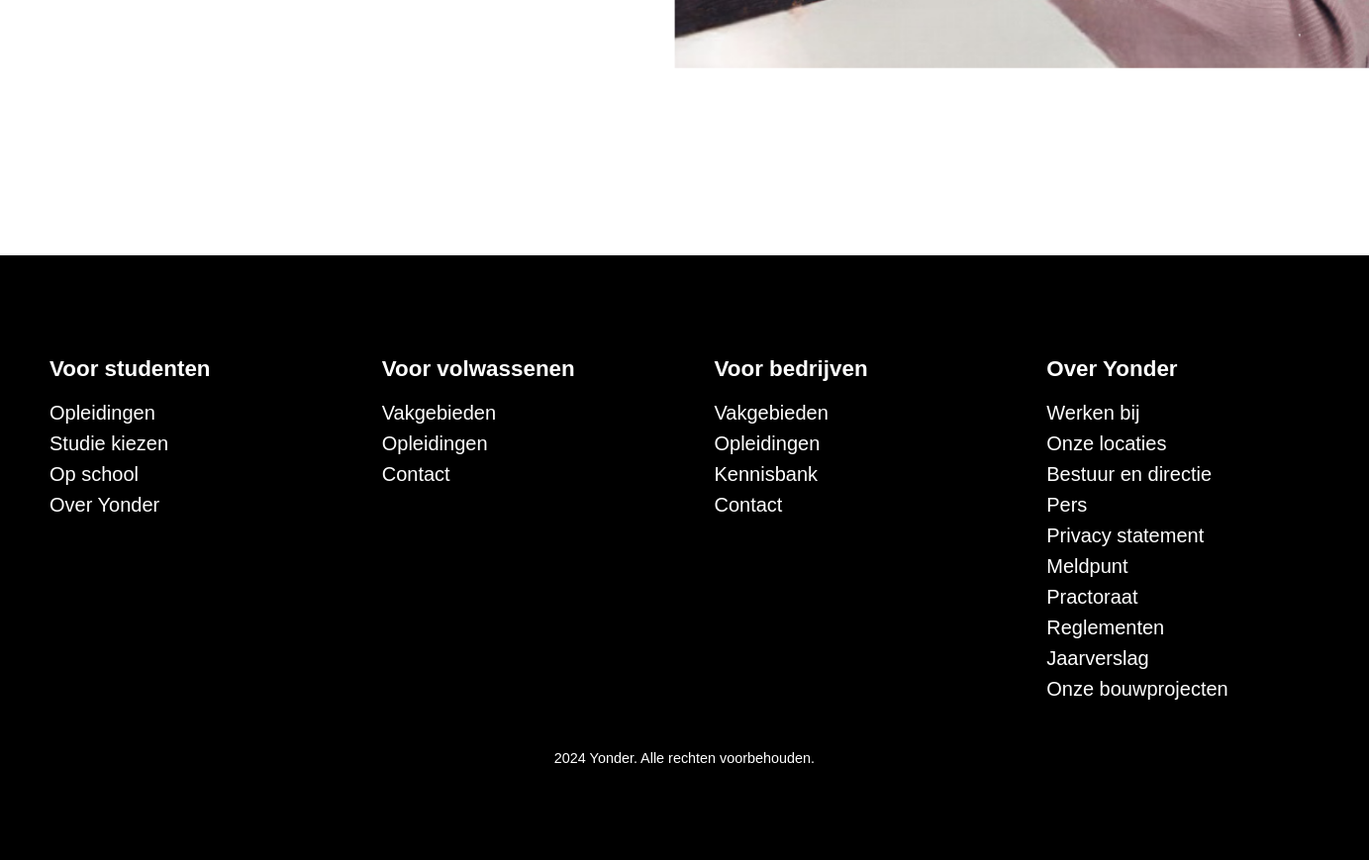
Before: / (lower part) with the older database file.
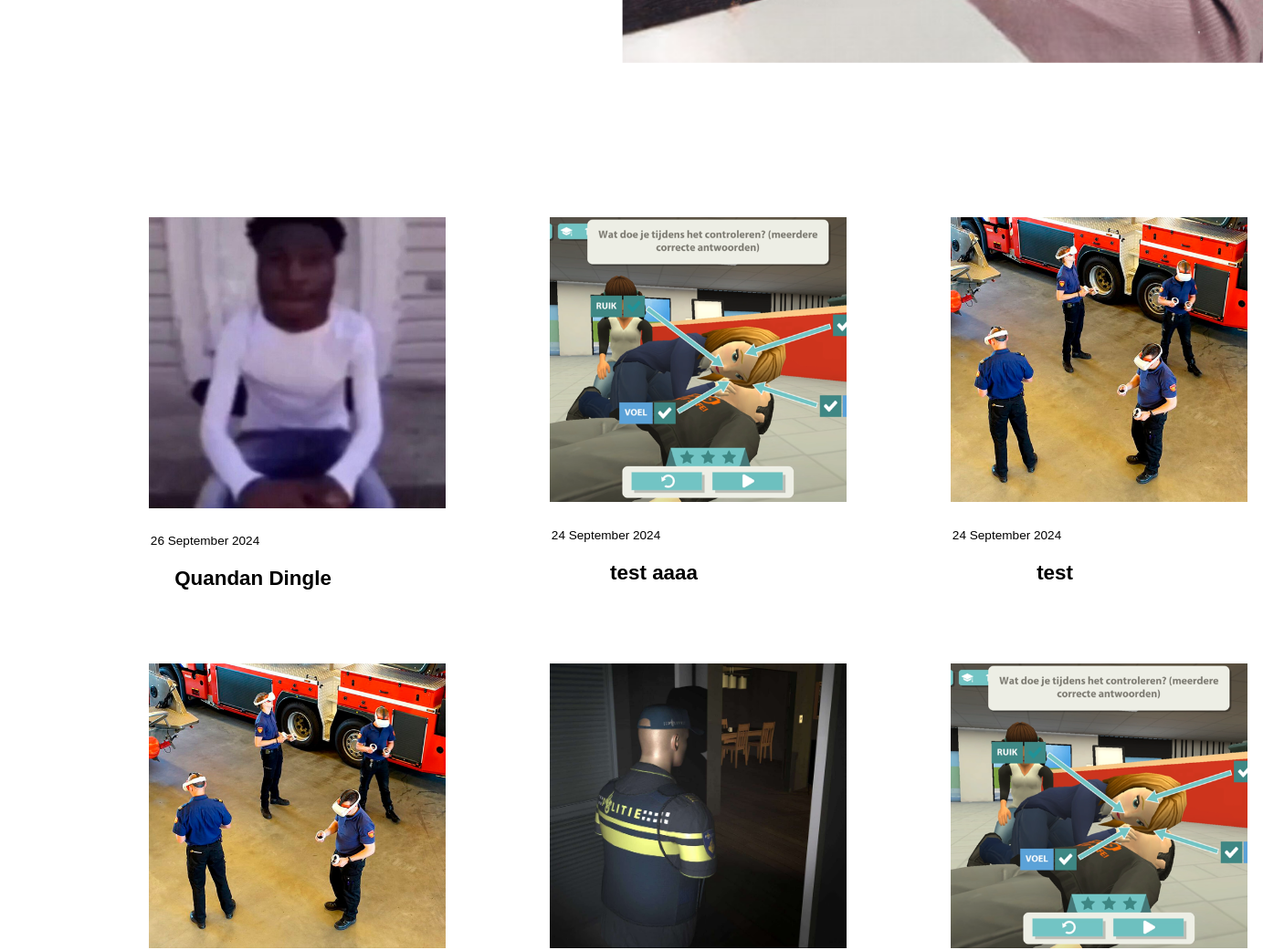
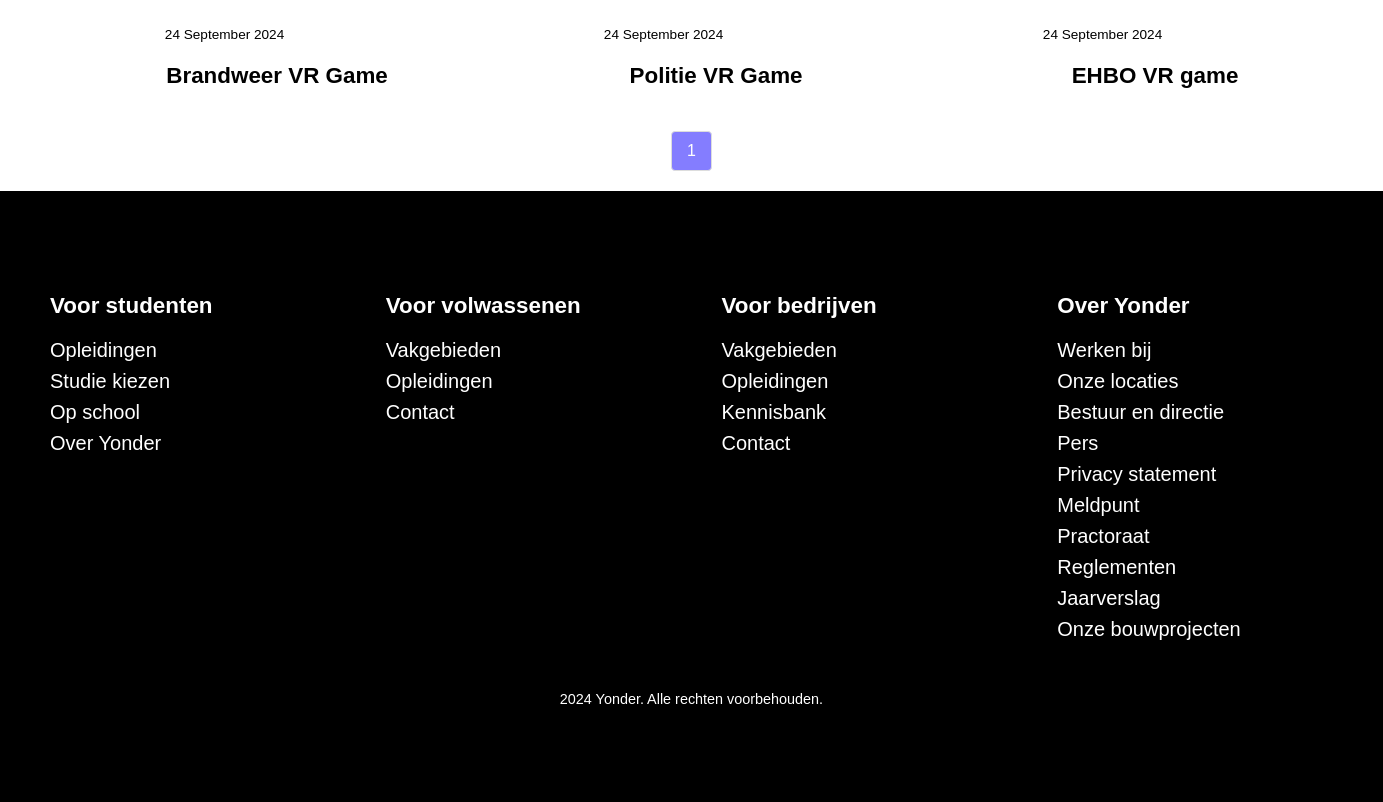
After: the same page with the newer database file (2 pictures, top to bottom).
### tables this page shows
CREATE TABLE `apps` (
  `id` int(11) NOT NULL,
  `title` varchar(255) NOT NULL,
  `description` text NOT NULL,
  `image` varchar(255) NOT NULL,
  `created_at` timestamp NOT NULL DEFAULT current_timestamp(),
  `link` varchar(255) DEFAULT NULL
);

### index.php (the view, shortened to what this page needs)
<?php
$host = 'localhost';
$db = 'pit landing-page';
$user = 'root';
$pass = '';
try {
    $pdo = new PDO("mysql:host=$host;dbname=$db", $user, $pass);
    $pdo->setAttribute(PDO::ATTR_ERRMODE, PDO::ERRMODE_EXCEPTION);
} catch (PDOException $e) {
    die("Error: " . $e->getMessage());
}
$appsPerPage = 12;
$page = isset($_GET['page']) ? (int)$_GET['page'] : 1;
$start = ($page > 1) ? ($page * $appsPerPage) - $appsPerPage : 0;
$totalApps = $pdo->query('SELECT COUNT(*) FROM apps')->fetchColumn();
$totalPages = ceil($totalApps / $appsPerPage);
$stmt = $pdo->prepare("SELECT * FROM apps ORDER BY id DESC LIMIT :start, :appsPerPage");
$stmt->bindParam(':start', $start, PDO::PARAM_INT);
$stmt->bindParam(':appsPerPage', $appsPerPage, PDO::PARAM_INT);
$stmt->execute();
$apps = $stmt->fetchAll(PDO::FETCH_ASSOC);
?>
<!DOCTYPE html>
<html lang="en">
<head>
    <link rel="stylesheet" href="css/index.css">
</head>
<body>
    <main>
        <section id="hero">
        <section class="texts">
<div id="vrimg">
    <img src="img\vr-girl.png" alt="foto van een meid">
    </div>
</section>
    </section>
        <br><br>
        </main>
<section id="container">
        <div class="container">
            <?php foreach ($apps as $row): ?>
                <div class="app" data-title="<?= htmlspecialchars($row['title']) ?>" data-description="<?= htmlspecialchars($row['description']) ?>" data-image="img/<?= htmlspecialchars($row['image']) ?>" data-link="<?= htmlspecialchars($row['link']) ?>">
                    <img class="homepage-image" src="img/<?= htmlspecialchars($row['image']) ?>" alt="<?= htmlspecialchars($row['title']) ?>">
                    <p class="app-date"><?= date('d F Y', strtotime($row['created_at'])) ?></p>
                    <p class="apptitle"><?= htmlspecialchars($row['title']) ?></p>
                </div>
            <?php endforeach; ?>
        </div>
        <div class="pagination">
            <?php for ($i = 1; $i <= $totalPages; $i++): ?>
                <a href="?page=<?= $i ?>" class="<?= ($i == $page) ? 'active' : '' ?>"><?= $i ?></a>
            <?php endfor; ?>
        </div>
        </section>
    <footer>
    <div class="footer-container">
        <div class="footer-section">
            <h3>Voor studenten</h3>
            <ul>
                <li><a href="#">Opleidingen</a></li>
                <li><a href="#">Studie kiezen</a></li>
                <li><a href="#">Op school</a></li>
                <li><a href="#">Over Yonder</a></li>
            </ul>
        </div>
        <div class="footer-section">
            <h3>Voor volwassenen</h3>
            <ul>
                <li><a href="#">Vakgebieden</a></li>
                <li><a href="#">Opleidingen</a></li>
                <li><a href="#">Contact</a></li>
            </ul>
        </div>
        <div class="footer-section">
            <h3>Voor bedrijven</h3>
            <ul>
                <li><a href="#">Vakgebieden</a></li>
                <li><a href="#">Opleidingen</a></li>
                <li><a href="#">Kennisbank</a></li>
                <li><a href="#">Contact</a></li>
            </ul>
        </div>
        <div class="footer-section">
            <h3>Over Yonder</h3>
            <ul>
                <li><a href="#">Werken bij</a></li>
                <li><a href="#">Onze locaties</a></li>
                <li><a href="#">Bestuur en directie</a></li>
                <li><a href="#">Pers</a></li>
                <li><a href="#">Privacy statement</a></li>
                <li><a href="#">Meldpunt</a></li>
                <li><a href="#">Practoraat</a></li>
                <li><a href="#">Reglementen</a></li>
                <li><a href="#">Jaarverslag</a></li>
                <li><a href="#">Onze bouwprojecten</a></li>
            </ul>
        </div>
    </div>
    <a href="php/login.php">
    <p>2024 Yonder. Alle rechten voorbehouden.</p>
            </a>
</footer>

### css/index.css (style rules this page uses)
body, html { margin: 0; padding: 0; font-family: 'Tecna', sans-serif; width: 100%; height: 100%; box-sizing: border-box; }
main { width: 100%; position: relative; background-color: #e3eff7; padding-bottom: 50px; }
.container { margin-top: 30vh; display: grid; grid-template-columns: repeat(3, 1fr); gap: 8vh; width: 80%; margin-left: auto; margin-right: auto; }
.app { overflow: hidden; height: 425px; border-radius: 2px; display: flex; flex-direction: column; align-items: center; justify-content: center; text-align: center; transition: background-color 0.7s ease, transform 0.7s ease; cursor: pointer; width: 375px; position: relative; }
.app img { position: relative; z-index: 2; }
.app::before { content: ""; position: absolute; top: 0; left: 0; width: 0; height: 100%; background-color: white; transition: width 0.7s ease; z-index: 0; }
.app p, .app .apptitle { position: relative; z-index: 1; }
.homepage-image { height: 325px; width: 325px; object-fit: cover; object-position: center; display: block; }
.app-date { position: relative; top: 15px; right: 27%; font-size: 0.85rem; }
.apptitle { font-weight: bold; width: 500px; font-size: 1.4rem; position: relative; top: 0; color: black; right: 13%; }
.texts { width: 50%; height: 100%; }
#vrimg { position: absolute; right: 0vw; height: 106vh; top: 12vh; transform: scale(1.03); width: 50%; display: block; }
#vrimg img { width: 100%; object-fit: cover; display: block; height: 100%; }
#hero { height: 100vh; width: 100%; }
footer { background-color: #000; color: white; padding: 80px 20px; text-align: left; }
.footer-container { display: flex; justify-content: space-between; flex-wrap: wrap; }
.footer-section { flex: 1; margin: 0 30px; min-width: 200px; }
.footer-section h3 { font-size: 1.4em; margin-bottom: 10px; }
.footer-section ul { list-style-type: none; padding: 0; font-size: 20px; }
.footer-section ul li { margin-bottom: 8px; }
.footer-section ul li a { color: white; text-decoration: none; }
footer p { margin-top: 30px; font-size: 0.9em; text-align: center; }
.pagination { text-align: center; margin: 20px 0; }
.pagination a { display: inline-block; padding: 10px 15px; margin: 0 5px; text-decoration: none; background-color: #f2f2f2; color: #333; border-radius: 4px; border: 1px solid #ddd; }
.pagination a.active { background-color: #847dff; color: white; }
a { color: inherit; text-decoration: none; }

Changed rows visible on the page:
added apps: image (picture), created_at "26 September 2024", title "Quandan Dingle"
added apps: image (picture), created_at "24 September 2024", title "test aaaa"
added apps: image+title (picture), created_at "24 September 2024", title "test"
added apps: image (picture), created_at "24 September 2024", title "Brandweer VR Game"
added apps: image (picture), created_at "24 September 2024", title "Politie VR Game"
added apps: image (picture), created_at "24 September 2024", title "EHBO VR game"
Other visible differences:
new list line: "1"
